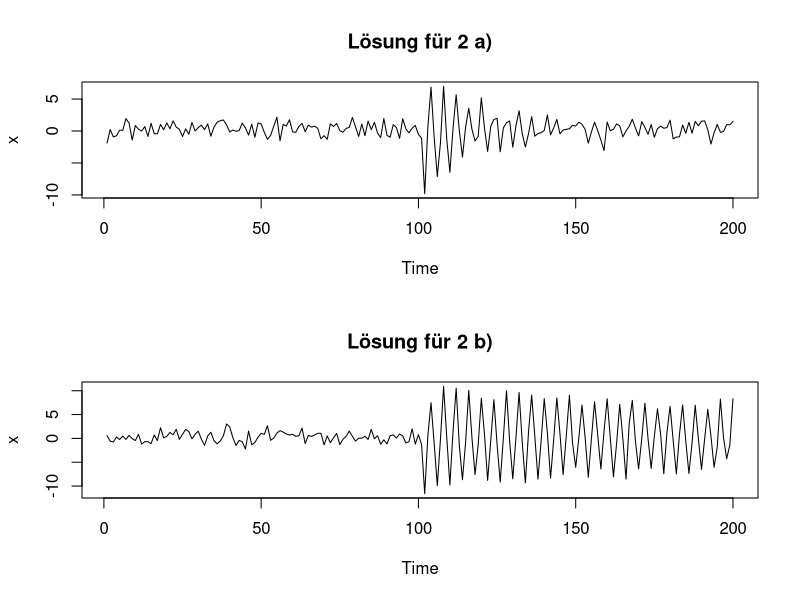

This figure's R source:
#Lösung für 2 a)
t=time(1:200)
s=10*exp(-(t-100)/20)*cos(2*pi*t/4)
s[1:100]=0
w=rnorm(200)
x=s+w
par(mfrow=c(2,1))
ts.plot(x, main="Lösung für 2 a)")
#Lösung für 2 b)
t = time(1:200)
s = 10*exp(-(t-100)/200)*cos(2*pi*t/4)
s[1:100] = 0
w = rnorm(200)
x = s+w
ts.plot(x, main="Lösung für 2 b)")
